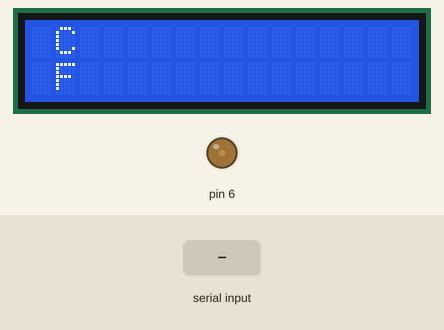
Simulated run of this sketch. Board: Arduino Uno, built with avr-gcc and run on an emulated ATmega328P. Parts: 16×2 character LCD, output pins drawn as LEDs (lit = HIGH). The test bench sets the inputs (shaded band).

Above: at 1.2 s.
1.3 s: byte 30 received over Serial
At 1.45 s:
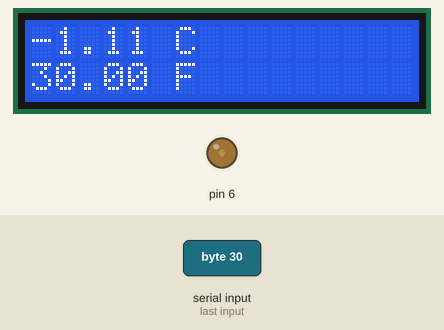
3.0 s: byte 90 received over Serial
At 3.1 s:
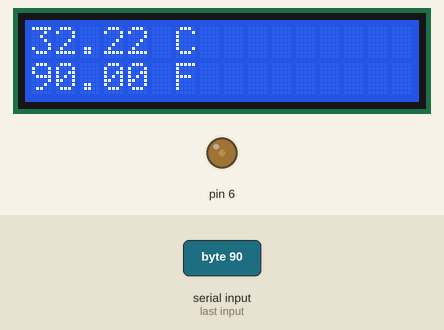
4.6 s: byte 120 received over Serial
At 4.75 s:
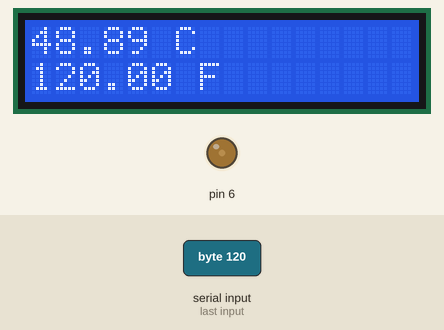
Timing chart, 0 to 7.6 s (numbered marks = the images above; inputs shaded):
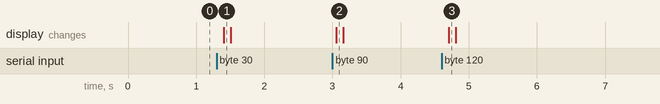

Measured:
- after the input at 1.3 s, the display: changes after 0.11 s (image 1)
- after the input at 3.0 s, the display: changes after 0.06 s (image 2)
- after the input at 4.6 s, the display: changes after 0.11 s (image 3)

The sketch:

Master.ino
```cpp
# include <LiquidCrystal.h>  // Imports the library for the LCD screen

const int rs = 12, en = 11, d4 = 5, d5 = 4, d6 = 10, d7 = 9;  // Sets up all the ports for the LCD screen
LiquidCrystal lcd(rs, en, d4, d5, d6, d7);  // Sets up the Object for the LCD screen, called lcd
const int Contrast = 50;  // Defines the contrast of the LCD screen (Since I didn't set up the Potentiometer, I define the contrast as a constant)
int temp = 0;  // The Variable for Temperature

void setup() {
  // put your setup code here, to run once:
  analogWrite(6,Contrast); // Sets up the Contrast of the screen
  Serial.begin(38400); // Starts the Serial Communcation
  lcd.begin(16, 2); // Starts the LCD Screen
}

void loop() {
  // put your main code here, to run repeatedly:
  // Checks to see if any info from the other Arduino
  if (Serial.available() > 0) {
    temp = Serial.read();
  }
  else {
    temp = "None";
  }

   lcd.clear(); // Clears the Screen
   lcd.setCursor(0, 0); // Sets it to write at position (0, 0)
   // Doesn't print anything if it doesn't recieve anything (Checking connection)
   if (temp != "None") {
     lcd.print(((float(temp) - 32) * 5 / 9));
   }
   lcd.print(" C"); // Prints C for celcius
   lcd.setCursor(0, 1); // Sets the cursor the one row down
   // Doesn't print anything if it doesn't recieve anything (Checking connection)
   if (temp != "None") {
     lcd.print(float(temp));
   }
   lcd.print(" F"); // Prints F for Fahrenheit

   delay(100);
}
```
